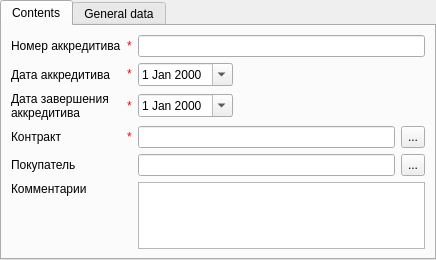
<?xml version="1.0" encoding="UTF-8"?>
<ui version="4.0">
 <class>lcreditCardPage</class>
 <widget class="ma::chrono::CardPage" name="lcreditCardPage">
  <property name="geometry">
   <rect>
    <x>0</x>
    <y>0</y>
    <width>436</width>
    <height>254</height>
   </rect>
  </property>
  <property name="windowTitle">
   <string> - Letter of credit</string>
  </property>
  <layout class="QVBoxLayout" name="verticalLayout">
   <property name="margin">
    <number>0</number>
   </property>
   <item>
    <widget class="QTabWidget" name="tabWidget">
     <property name="currentIndex">
      <number>0</number>
     </property>
     <widget class="QWidget" name="contentsTab">
      <attribute name="title">
       <string>Contents</string>
      </attribute>
      <layout class="QGridLayout" name="gridLayout">
       <item row="6" column="1">
        <layout class="QHBoxLayout" name="horizontalLayout_13">
         <item>
          <widget class="QLineEdit" name="contractEdit">
           <property name="readOnly">
            <bool>true</bool>
           </property>
          </widget>
         </item>
         <item>
          <widget class="QToolButton" name="contractBtn">
           <property name="sizePolicy">
            <sizepolicy hsizetype="Fixed" vsizetype="Preferred">
             <horstretch>0</horstretch>
             <verstretch>0</verstretch>
            </sizepolicy>
           </property>
           <property name="text">
            <string>...</string>
           </property>
          </widget>
         </item>
        </layout>
       </item>
       <item row="0" column="1">
        <widget class="QLineEdit" name="lcreditNumberEdit"/>
       </item>
       <item row="2" column="1">
        <layout class="QHBoxLayout" name="horizontalLayout_27">
         <item>
          <widget class="QDateEdit" name="lcreditDate">
           <property name="calendarPopup">
            <bool>true</bool>
           </property>
          </widget>
         </item>
         <item>
          <spacer name="horizontalSpacer_3">
           <property name="orientation">
            <enum>Qt::Horizontal</enum>
           </property>
           <property name="sizeHint" stdset="0">
            <size>
             <width>40</width>
             <height>20</height>
            </size>
           </property>
          </spacer>
         </item>
        </layout>
       </item>
       <item row="15" column="1" rowspan="2">
        <widget class="QTextEdit" name="remarkTextEdit"/>
       </item>
       <item row="16" column="0">
        <spacer name="verticalSpacer">
         <property name="orientation">
          <enum>Qt::Vertical</enum>
         </property>
         <property name="sizeHint" stdset="0">
          <size>
           <width>20</width>
           <height>40</height>
          </size>
         </property>
        </spacer>
       </item>
       <item row="7" column="0">
        <widget class="QLabel" name="label_10">
         <property name="text">
          <string>Покупатель</string>
         </property>
        </widget>
       </item>
       <item row="7" column="1">
        <layout class="QHBoxLayout" name="horizontalLayout_22">
         <item>
          <widget class="QLineEdit" name="counterpartEdit">
           <property name="readOnly">
            <bool>true</bool>
           </property>
          </widget>
         </item>
         <item>
          <widget class="QToolButton" name="counterpartBtn">
           <property name="sizePolicy">
            <sizepolicy hsizetype="Fixed" vsizetype="Preferred">
             <horstretch>0</horstretch>
             <verstretch>0</verstretch>
            </sizepolicy>
           </property>
           <property name="text">
            <string>...</string>
           </property>
          </widget>
         </item>
        </layout>
       </item>
       <item row="4" column="1">
        <layout class="QHBoxLayout" name="horizontalLayout_28">
         <item>
          <widget class="QDateEdit" name="endDate">
           <property name="calendarPopup">
            <bool>true</bool>
           </property>
          </widget>
         </item>
         <item>
          <spacer name="horizontalSpacer_5">
           <property name="orientation">
            <enum>Qt::Horizontal</enum>
           </property>
           <property name="sizeHint" stdset="0">
            <size>
             <width>40</width>
             <height>20</height>
            </size>
           </property>
          </spacer>
         </item>
        </layout>
       </item>
       <item row="15" column="0">
        <widget class="QLabel" name="label_19">
         <property name="text">
          <string>Комментарии</string>
         </property>
        </widget>
       </item>
       <item row="0" column="0">
        <layout class="QHBoxLayout" name="horizontalLayout">
         <item>
          <widget class="QLabel" name="label_3">
           <property name="text">
            <string>Номер аккредитива</string>
           </property>
          </widget>
         </item>
         <item>
          <widget class="QLabel" name="asterikLabel">
           <property name="sizePolicy">
            <sizepolicy hsizetype="Maximum" vsizetype="Preferred">
             <horstretch>0</horstretch>
             <verstretch>0</verstretch>
            </sizepolicy>
           </property>
           <property name="toolTip">
            <string>required field</string>
           </property>
           <property name="text">
            <string>&lt;!DOCTYPE HTML PUBLIC &quot;-//W3C//DTD HTML 4.0//EN&quot; &quot;http://www.w3.org/TR/REC-html40/strict.dtd&quot;&gt;
&lt;html&gt;
&lt;head&gt;
&lt;meta name=&quot;qrichtext&quot; content=&quot;1&quot;/&gt;
&lt;/head&gt;
&lt;body&gt;
&lt;span style=&quot; color:red;&quot;&gt;*&lt;/span&gt;
&lt;/body&gt;
&lt;/html&gt;</string>
           </property>
          </widget>
         </item>
        </layout>
       </item>
       <item row="2" column="0">
        <layout class="QHBoxLayout" name="horizontalLayout_2">
         <item>
          <widget class="QLabel" name="label_21">
           <property name="text">
            <string>Дата аккредитива</string>
           </property>
          </widget>
         </item>
         <item>
          <widget class="QLabel" name="asterikLabel_2">
           <property name="sizePolicy">
            <sizepolicy hsizetype="Maximum" vsizetype="Preferred">
             <horstretch>0</horstretch>
             <verstretch>0</verstretch>
            </sizepolicy>
           </property>
           <property name="toolTip">
            <string>required field</string>
           </property>
           <property name="text">
            <string>&lt;!DOCTYPE HTML PUBLIC &quot;-//W3C//DTD HTML 4.0//EN&quot; &quot;http://www.w3.org/TR/REC-html40/strict.dtd&quot;&gt;
&lt;html&gt;
&lt;head&gt;
&lt;meta name=&quot;qrichtext&quot; content=&quot;1&quot;/&gt;
&lt;/head&gt;
&lt;body&gt;
&lt;span style=&quot; color:red;&quot;&gt;*&lt;/span&gt;
&lt;/body&gt;
&lt;/html&gt;</string>
           </property>
          </widget>
         </item>
        </layout>
       </item>
       <item row="4" column="0">
        <layout class="QHBoxLayout" name="horizontalLayout_3">
         <item>
          <widget class="QLabel" name="label_23">
           <property name="text">
            <string>Дата завершения аккредитива</string>
           </property>
           <property name="wordWrap">
            <bool>true</bool>
           </property>
          </widget>
         </item>
         <item>
          <widget class="QLabel" name="asterikLabel_3">
           <property name="sizePolicy">
            <sizepolicy hsizetype="Maximum" vsizetype="Preferred">
             <horstretch>0</horstretch>
             <verstretch>0</verstretch>
            </sizepolicy>
           </property>
           <property name="toolTip">
            <string>required field</string>
           </property>
           <property name="text">
            <string>&lt;!DOCTYPE HTML PUBLIC &quot;-//W3C//DTD HTML 4.0//EN&quot; &quot;http://www.w3.org/TR/REC-html40/strict.dtd&quot;&gt;
&lt;html&gt;
&lt;head&gt;
&lt;meta name=&quot;qrichtext&quot; content=&quot;1&quot;/&gt;
&lt;/head&gt;
&lt;body&gt;
&lt;span style=&quot; color:red;&quot;&gt;*&lt;/span&gt;
&lt;/body&gt;
&lt;/html&gt;</string>
           </property>
          </widget>
         </item>
        </layout>
       </item>
       <item row="6" column="0">
        <layout class="QHBoxLayout" name="horizontalLayout_4">
         <item>
          <widget class="QLabel" name="label_18">
           <property name="text">
            <string>Контракт</string>
           </property>
          </widget>
         </item>
         <item>
          <widget class="QLabel" name="asterikLabel_4">
           <property name="sizePolicy">
            <sizepolicy hsizetype="Maximum" vsizetype="Preferred">
             <horstretch>0</horstretch>
             <verstretch>0</verstretch>
            </sizepolicy>
           </property>
           <property name="toolTip">
            <string>required field</string>
           </property>
           <property name="text">
            <string>&lt;!DOCTYPE HTML PUBLIC &quot;-//W3C//DTD HTML 4.0//EN&quot; &quot;http://www.w3.org/TR/REC-html40/strict.dtd&quot;&gt;
&lt;html&gt;
&lt;head&gt;
&lt;meta name=&quot;qrichtext&quot; content=&quot;1&quot;/&gt;
&lt;/head&gt;
&lt;body&gt;
&lt;span style=&quot; color:red;&quot;&gt;*&lt;/span&gt;
&lt;/body&gt;
&lt;/html&gt;</string>
           </property>
          </widget>
         </item>
        </layout>
       </item>
      </layout>
     </widget>
     <widget class="QWidget" name="generalTab">
      <attribute name="title">
       <string>General data</string>
      </attribute>
      <layout class="QGridLayout" name="gridLayout_2">
       <item row="0" column="0">
        <widget class="QLabel" name="label_14">
         <property name="text">
          <string>User, creator</string>
         </property>
        </widget>
       </item>
       <item row="0" column="1">
        <layout class="QHBoxLayout" name="horizontalLayout_17">
         <item>
          <widget class="QLineEdit" name="createUserEdit">
           <property name="readOnly">
            <bool>true</bool>
           </property>
          </widget>
         </item>
         <item>
          <widget class="QToolButton" name="createUserBtn">
           <property name="sizePolicy">
            <sizepolicy hsizetype="Fixed" vsizetype="Preferred">
             <horstretch>0</horstretch>
             <verstretch>0</verstretch>
            </sizepolicy>
           </property>
           <property name="text">
            <string>...</string>
           </property>
          </widget>
         </item>
        </layout>
       </item>
       <item row="1" column="0">
        <widget class="QLabel" name="label_17">
         <property name="text">
          <string>Time, created</string>
         </property>
        </widget>
       </item>
       <item row="1" column="1">
        <layout class="QHBoxLayout" name="horizontalLayout_19">
         <item>
          <widget class="QLineEdit" name="createTimeEdit">
           <property name="readOnly">
            <bool>true</bool>
           </property>
          </widget>
         </item>
        </layout>
       </item>
       <item row="2" column="0">
        <widget class="QLabel" name="label_16">
         <property name="text">
          <string>User, last update</string>
         </property>
        </widget>
       </item>
       <item row="2" column="1">
        <layout class="QHBoxLayout" name="horizontalLayout_18">
         <item>
          <widget class="QLineEdit" name="updateUserEdit">
           <property name="readOnly">
            <bool>true</bool>
           </property>
          </widget>
         </item>
         <item>
          <widget class="QToolButton" name="updateUserBtn">
           <property name="sizePolicy">
            <sizepolicy hsizetype="Fixed" vsizetype="Preferred">
             <horstretch>0</horstretch>
             <verstretch>0</verstretch>
            </sizepolicy>
           </property>
           <property name="text">
            <string>...</string>
           </property>
          </widget>
         </item>
        </layout>
       </item>
       <item row="3" column="0">
        <widget class="QLabel" name="label_15">
         <property name="text">
          <string>Time, last update</string>
         </property>
        </widget>
       </item>
       <item row="3" column="1">
        <layout class="QHBoxLayout" name="horizontalLayout_16">
         <item>
          <widget class="QLineEdit" name="updateTimeEdit">
           <property name="readOnly">
            <bool>true</bool>
           </property>
          </widget>
         </item>
        </layout>
       </item>
       <item row="4" column="1">
        <spacer name="verticalSpacer_2">
         <property name="orientation">
          <enum>Qt::Vertical</enum>
         </property>
         <property name="sizeHint" stdset="0">
          <size>
           <width>20</width>
           <height>40</height>
          </size>
         </property>
        </spacer>
       </item>
      </layout>
     </widget>
    </widget>
   </item>
  </layout>
 </widget>
 <customwidgets>
  <customwidget>
   <class>ma::chrono::CardPage</class>
   <extends>QWidget</extends>
   <header location="global">ma/chrono/cardpage.h</header>
   <container>1</container>
  </customwidget>
 </customwidgets>
 <tabstops>
  <tabstop>tabWidget</tabstop>
  <tabstop>lcreditNumberEdit</tabstop>
  <tabstop>lcreditDate</tabstop>
  <tabstop>contractEdit</tabstop>
  <tabstop>contractBtn</tabstop>
  <tabstop>counterpartEdit</tabstop>
  <tabstop>counterpartBtn</tabstop>
  <tabstop>remarkTextEdit</tabstop>
  <tabstop>createUserEdit</tabstop>
  <tabstop>createUserBtn</tabstop>
  <tabstop>createTimeEdit</tabstop>
  <tabstop>updateUserEdit</tabstop>
  <tabstop>updateUserBtn</tabstop>
  <tabstop>updateTimeEdit</tabstop>
 </tabstops>
 <resources/>
 <connections/>
</ui>
